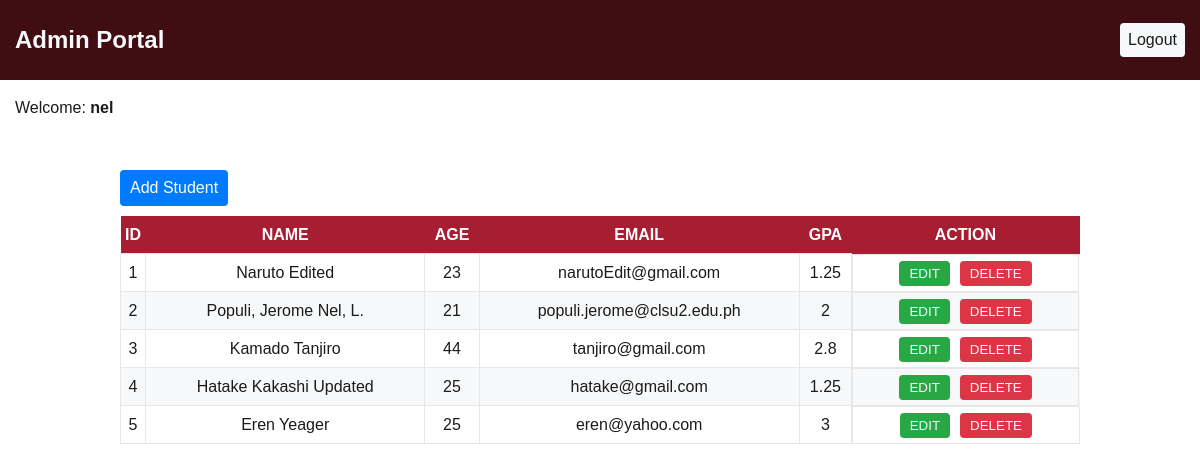
Page /admin-page.php (signed in) on the committed database.
### tables this page shows
CREATE TABLE `student` (
  `id` int(11) NOT NULL,
  `name` varchar(50) NOT NULL,
  `age` int(2) NOT NULL,
  `email` varchar(50) NOT NULL,
  `gpa` float NOT NULL
);

### read.php (called while the page is built)
<?php
    require('./database.php');
    $queryRead = "SELECT * FROM student";
    $sqlRead = mysqli_query($connection, $queryRead);
?>

### admin-page.php (the view, shortened to what this page needs)
<?php
    require('./read.php');
?>
<!DOCTYPE html>
<html lang="en">
<head>
</head>
<body>
    <div class="homepage-main">
        <div class="homepage-header">
            <h2>Admin Portal</h2>
            <a href="logout.php" onclick=" return confirm('Are you sure you want to logout?');">Logout</a>
        </div>
        <div class="homepage-content">
            <p>Welcome: <span class="username"><?php echo $_SESSION["username"]; ?></p></span>
            <div class="data-content">
                <a href="create.php" class="create-btn">Add Student</a>
                <div class="scroll-container">
                    <table class="data-table">
                        <tr>
                            <th>ID</th>
                            <th>NAME</th>
                            <th>AGE</th>
                            <th>EMAIL</th>
                            <th>GPA</th>
                            <th>ACTION</th>
                        </tr>
                        <?php while($results = mysqli_fetch_array($sqlRead)) { ?>
                        <tr>
                            <td><?php echo $results['id'] ?></td>
                            <td><?php echo $results['name'] ?></td>
                            <td><?php echo $results['age'] ?></td>
                            <td><?php echo $results['email'] ?></td>
                            <td><?php echo $results['gpa'] ?></td>
                            <td class="action-btn">
                                <form action="update.php" method="post">
                                    <input type="submit" name="edit" value="edit" class="edit-btn">
                                </form>
                                <form action="delete.php" method="post">
                                    <input type="submit" name="delete" value="delete" class="delete-btn" onclick="return deleteConfig()">
                                </form>
                            </td>
                        </tr>
                        <?php } ?>
                    </table>
                </div>
            </div>
        </div>
    </div>
</body>
</html>

### rows in the picture
student: id "1", name "Naruto Edited", age "23", email "narutoEdit@gmail.com", gpa "1.25"
student: id "2", name "Populi, Jerome Nel, L.", age "21", email "populi.jerome@clsu2.edu.ph", gpa "2"
student: id "3", name "Kamado Tanjiro", age "44", email "tanjiro@gmail.com", gpa "2.8"
student: id "4", name "Hatake Kakashi Updated", age "25", email "hatake@gmail.com", gpa "1.25"
student: id "5", name "Eren Yeager", age "25", email "eren@yahoo.com", gpa "3"

### other values in the picture
$_SESSION["username"] "nel"
